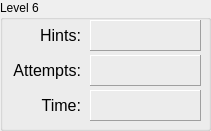
     <widget class="QGroupBox" name="groupLevel6">
      <property name="geometry">
       <rect>
        <x>240</x>
        <y>150</y>
        <width>211</width>
        <height>131</height>
       </rect>
      </property>
      <property name="title">
       <string>Level 6</string>
      </property>
      <widget class="QLabel" name="lblHintsLevel6">
       <property name="geometry">
        <rect>
         <x>90</x>
         <y>20</y>
         <width>111</width>
         <height>31</height>
        </rect>
       </property>
       <property name="frameShape">
        <enum>QFrame::Panel</enum>
       </property>
       <property name="frameShadow">
        <enum>QFrame::Raised</enum>
       </property>
       <property name="text">
        <string/>
       </property>
      </widget>
      <widget class="QLabel" name="label_50">
       <property name="geometry">
        <rect>
         <x>0</x>
         <y>60</y>
         <width>81</width>
         <height>21</height>
        </rect>
       </property>
       <property name="font">
        <font>
         <pointsize>12</pointsize>
        </font>
       </property>
       <property name="layoutDirection">
        <enum>Qt::LeftToRight</enum>
       </property>
       <property name="text">
        <string>Attempts:</string>
       </property>
       <property name="alignment">
        <set>Qt::AlignRight|Qt::AlignTrailing|Qt::AlignVCenter</set>
       </property>
      </widget>
      <widget class="QLabel" name="lblTimeLevel6">
       <property name="geometry">
        <rect>
         <x>90</x>
         <y>90</y>
         <width>111</width>
         <height>31</height>
        </rect>
       </property>
       <property name="frameShape">
        <enum>QFrame::Panel</enum>
       </property>
       <property name="frameShadow">
        <enum>QFrame::Raised</enum>
       </property>
       <property name="text">
        <string/>
       </property>
      </widget>
      <widget class="QLabel" name="lblAttemptsLevel6">
       <property name="geometry">
        <rect>
         <x>90</x>
         <y>55</y>
         <width>111</width>
         <height>31</height>
        </rect>
       </property>
       <property name="frameShape">
        <enum>QFrame::Panel</enum>
       </property>
       <property name="frameShadow">
        <enum>QFrame::Raised</enum>
       </property>
       <property name="text">
        <string/>
       </property>
      </widget>
      <widget class="QLabel" name="label_53">
       <property name="geometry">
        <rect>
         <x>10</x>
         <y>25</y>
         <width>71</width>
         <height>21</height>
        </rect>
       </property>
       <property name="font">
        <font>
         <pointsize>12</pointsize>
        </font>
       </property>
       <property name="layoutDirection">
        <enum>Qt::LeftToRight</enum>
       </property>
       <property name="text">
        <string>Hints:</string>
       </property>
       <property name="alignment">
        <set>Qt::AlignRight|Qt::AlignTrailing|Qt::AlignVCenter</set>
       </property>
      </widget>
      <widget class="QLabel" name="label_54">
       <property name="geometry">
        <rect>
         <x>10</x>
         <y>90</y>
         <width>71</width>
         <height>31</height>
        </rect>
       </property>
       <property name="font">
        <font>
         <pointsize>12</pointsize>
        </font>
       </property>
       <property name="layoutDirection">
        <enum>Qt::LeftToRight</enum>
       </property>
       <property name="text">
        <string>Time:</string>
       </property>
       <property name="alignment">
        <set>Qt::AlignRight|Qt::AlignTrailing|Qt::AlignVCenter</set>
       </property>
      </widget>
     </widget>
